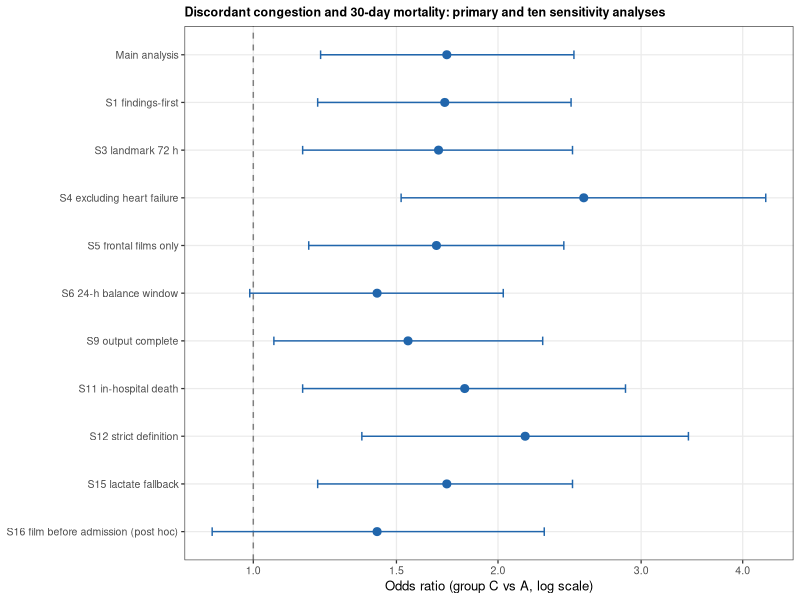
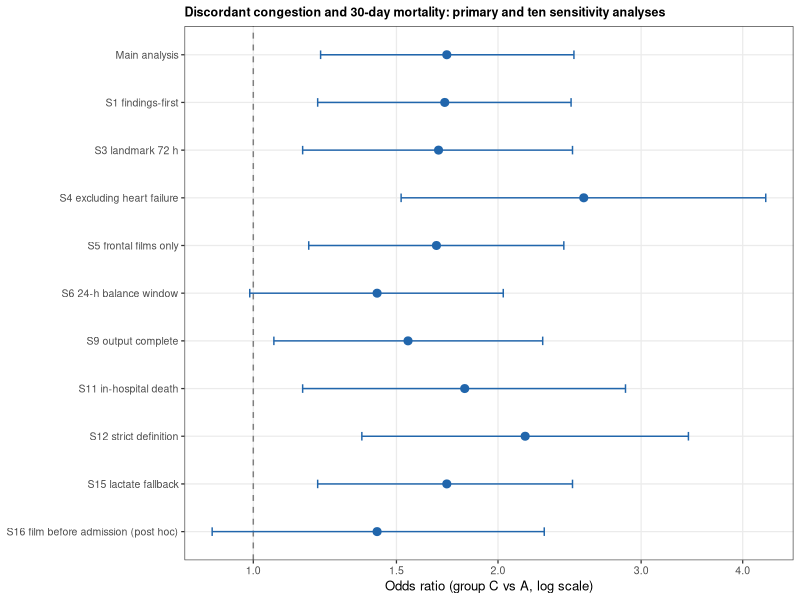
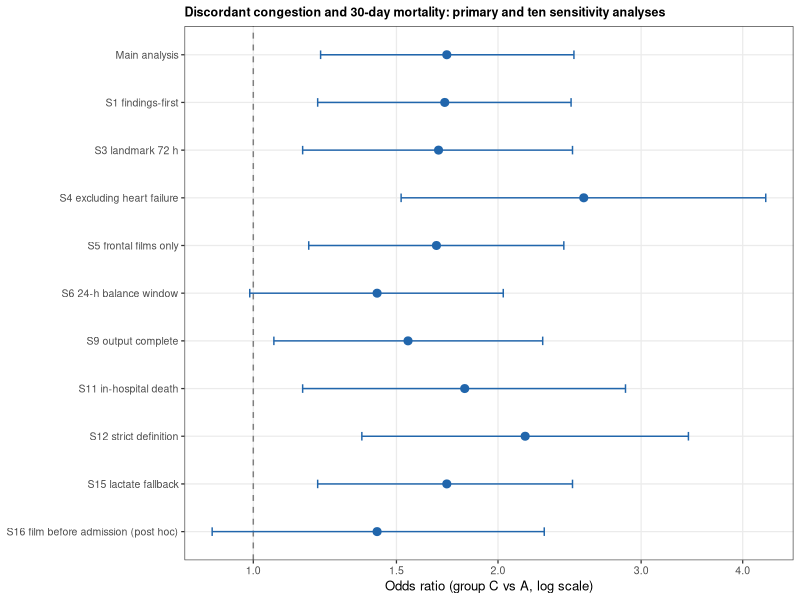

These figures' R source, in order:
setwd("F:/openclaw_workspace/CXR_congestion")
.libPaths(c("F:/openclaw_workspace/Rlibs", "F:/openclaw_workspace/R_lib", .libPaths()))
suppressPackageStartupMessages(library(ggplot2))

fr <- data.frame(
  label = c("Main analysis", "S1 findings-first", "S3 landmark 72 h",
            "S4 excluding heart failure", "S5 frontal films only",
            "S6 24-h balance window", "S9 output complete",
            "S11 in-hospital death", "S12 strict definition", "S15 lactate fallback",
            "S16 film before admission (post hoc)"),
  OR  = c(1.73, 1.72, 1.69, 2.55, 1.68, 1.42, 1.55, 1.82, 2.16, 1.73, 1.42),
  lcl = c(1.21, 1.20, 1.15, 1.52, 1.17, 0.99, 1.06, 1.15, 1.36, 1.20, 0.89),
  ucl = c(2.48, 2.46, 2.47, 4.27, 2.41, 2.03, 2.27, 2.87, 3.43, 2.47, 2.28))
fr$label <- factor(fr$label, levels = rev(fr$label))

p <- ggplot(fr, aes(OR, label)) +
  geom_vline(xintercept = 1, linetype = "dashed", colour = "grey50") +
  geom_errorbar(aes(xmin = lcl, xmax = ucl), width = 0.18, colour = "#2166ac") +
  geom_point(size = 2.4, colour = "#2166ac") +
  scale_x_log10(breaks = c(0.75, 1, 1.5, 2, 3, 4), labels = c("0.75", "1.0", "1.5", "2.0", "3.0", "4.0")) +
  labs(x = "Odds ratio (group C vs A, log scale)", y = NULL,
       title = "Discordant congestion and 30-day mortality: primary and ten sensitivity analyses") +
  theme_bw(base_size = 9.5) +
  theme(plot.title = element_text(size = 9, face = "bold"),
        panel.grid.minor = element_blank())
ggsave("v4/film/Fig4.pdf", p, width = 6.9, height = 4.4)
ggsave("v4/film/Fig4.png", p, width = 6.9, height = 4.4, dpi = 300)
ggsave("v4/film/Fig4.tiff", p, width = 6.9, height = 4.4, dpi = 600, device = "tiff", compression = "lzw")
cat("Fig4 written with", nrow(fr), "rows\n")
